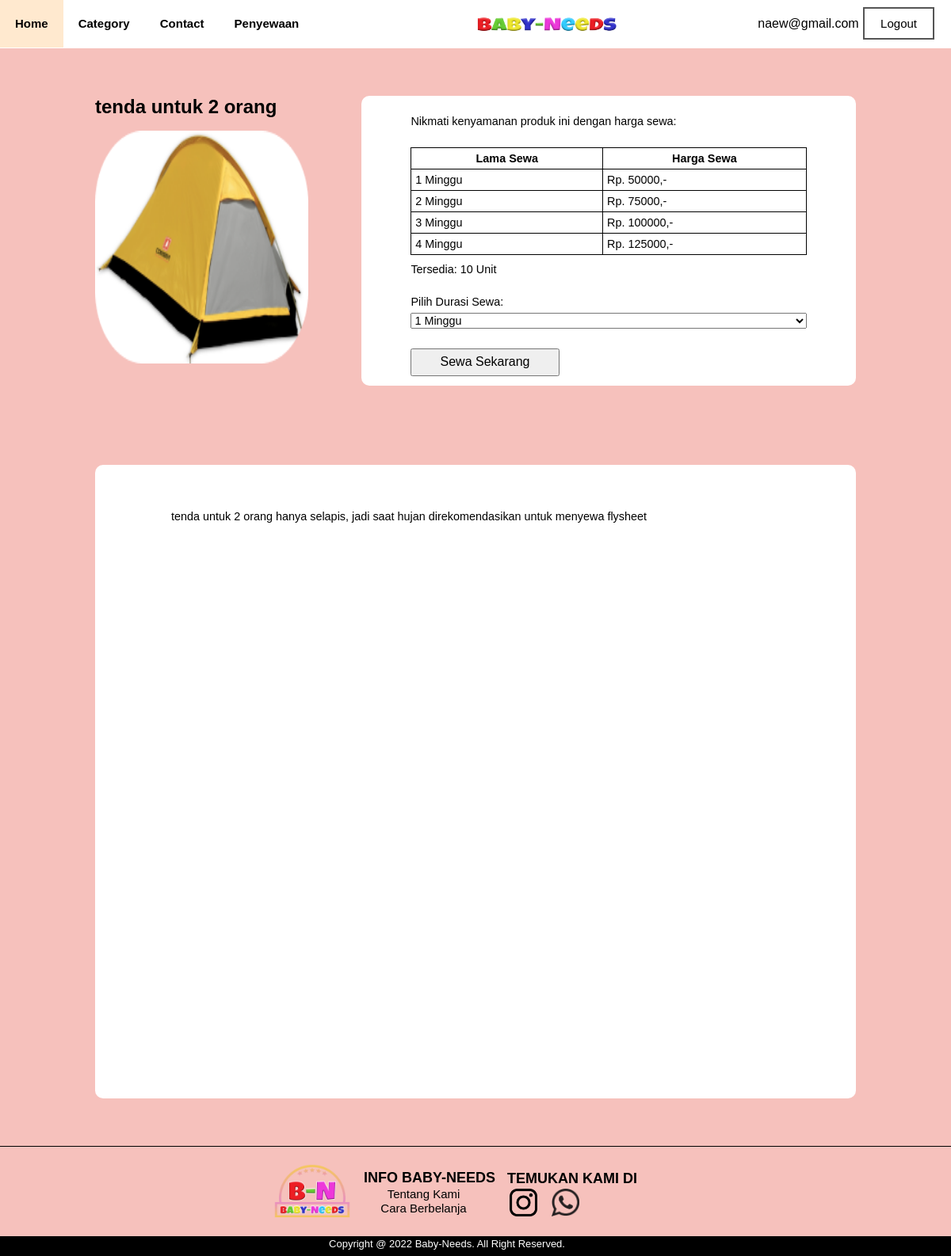
/detail_barang.php?id_produk=4 (signed in), run on the app's committed database.
### tables this page shows
CREATE TABLE `produk` (
  `id_produk` int(10) NOT NULL,
  `kategori` varchar(50) NOT NULL,
  `nama` varchar(50) NOT NULL,
  `harga` int(50) NOT NULL,
  `foto` varchar(100) NOT NULL,
  `stok` int(10) NOT NULL,
  `tanggal_upload` timestamp NOT NULL DEFAULT current_timestamp(),
  `deskripsi1` text NOT NULL
);

### detail_barang.php (the view, shortened to what this page needs)
<?php
    include ('koneksi.php');
    $result = '';
    if ($_SERVER['REQUEST_METHOD'] === 'GET') {
        if (isset($_GET['id_produk'])) {
            $id_produk_brg = $_GET['id_produk'];
            $query = "SELECT * FROM produk WHERE id_produk = '$id_produk_brg'";
            $result = mysqli_query($koneksi,$query);
        }
    }
?>
<!DOCTYPE html>
<html lang="id">
<head>
    <link rel="stylesheet" href="style/styledetail.css">
</head>
<body>
    <?php include('header.php');?>
    <div class="main">
        <?php while($data = mysqli_fetch_array($result)): ?>
        <div class="upper_wrapper">
            <div class="left_wrapper">
                <h1 id="product_name"><?php echo $data['nama']."<br>"; ?></h1>
                <img src="admin/produk/<?php echo $data['foto']; ?>" alt="Photo" id="product_photo">
            </div>
            <div class="right_wrapper">
                <div class="choice_wrapper">
                    <p id="text">Nikmati kenyamanan produk ini dengan harga sewa:</p>
                    <table class="price_list">
                        <thead>
                            <th>Lama Sewa</th>
                            <th>Harga Sewa</th>
                        </thead>
                        <?php
                            $duaminggu = 1.5;
                            $tigaminggu = 2;
                            $empatminggu = 2.5;
                        ?>
                        <tbody>
                            <tr>
                                <td>1 Minggu</td>
                                <td>Rp. <?php echo $data['harga']; ?>,-</td>
                            </tr>
                            <tr>
                                <td>2 Minggu</td>
                                <td>Rp. <?php echo $data['harga'] * $duaminggu; ?>,-</td>
                            </tr>
                            <tr>
                                <td>3 Minggu</td>
                                <td>Rp. <?php echo $data['harga'] * $tigaminggu; ?>,-</td>
                            </tr>
                            <tr>
                                <td>4 Minggu</td>
                                <td>Rp. <?php echo $data['harga'] * $empatminggu; ?>,-</td>
                            </tr>
                        </tbody>
                    </table>
                    <p style="margin-top:10px;">Tersedia: <?php echo $data['stok']; ?> Unit</p>
                    <p id="text">Pilih Durasi Sewa:</p>
                    <div class="dropdown_choice">
                        <form action="form_penyewaan.php" method="post">
                        <select id="durasi" name="tipe">
                            <option value = "1 Minggu <?php echo $data['harga']; ?>">1 Minggu</option>
                        </select>
                    </div>
                        <input id="rent_button" type="submit" name="sewa" value="Sewa Sekarang" class="sewa">
                </div>
            </div>
        </div>
        <div class="lower_wrapper"><br>
            <p><?php echo $data['deskripsi1']; ?></p>
        </div>
    </div>
    <?php endwhile; ?>
    <section id="footer">
    <?php include('footer.php');?>
    </section>
</body>
</html>

### style/styledetail.css (style rules this page uses)
* { margin: 0px; padding: 0px; }
body { background-color: #f6c1bc; font-family: Sans-serif; color: rgba(0, 0, 0, 1); }
.main { margin: 5% 10%; }
.upper_wrapper { display: grid; width: 100%; grid-template-columns: 35% 65%; grid-template-rows: 100%; }
.left_wrapper { grid-column-start: 1; grid-column-end: 2; grid-row-start: 1; grid-row-end: 1; }
#product_name { font-size: 2vw; width: 95%; }
#product_photo { display: block; width: 80%; height: 80%; border-radius: 5px; margin-top: 5%; }
.right_wrapper { grid-column-start: 2; grid-column-end: 3; grid-row-start: 1; grid-row-end: 1; background-color: white; border-radius: 10px; }
.choice_Wrapper, p, table { font-size: 1.2vw; margin-left: 10%; margin-right: 10%; margin-top: 4%; width: 80%; }
table, th, tr, td { border: 1px solid; border-collapse: collapse; padding: 1%; }
select { font-size: 1.2vw; margin-left: 10%; margin-top: 1%; margin-bottom: 2%; width: 80%; }
.lower_wrapper { margin-top: 100px; width: 100%; height: 100vh; background-color: white; border-radius: 10px; }

### style/styleheader.css (style rules this page uses)
* { text-decoration: none; margin: 0px; padding: 0px; }
body { margin: 0px; padding: 0px; background: #f6c1bc; font-family: Sans-serif; }

### detail_barang.php (style rules this page uses)
.sewa { width: 30%; margin-top: 2%; margin-left: 10%; font: inherit; padding: 1%; margin-bottom:2%; }

### data on the page
produk: nama "tenda untuk 2 orang", foto (picture), harga "50000", $data['harga']*$duaminggu "75000", $data['harga']*$tigaminggu "100000", $data['harga']*$empatminggu "125000", stok "10", deskripsi1 "tenda untuk 2 orang hanya selapis, jadi saat hujan direkomendasikan untuk menyewa flysheet"

### other printed values
$_SESSION['email'] "naew@gmail.com"
